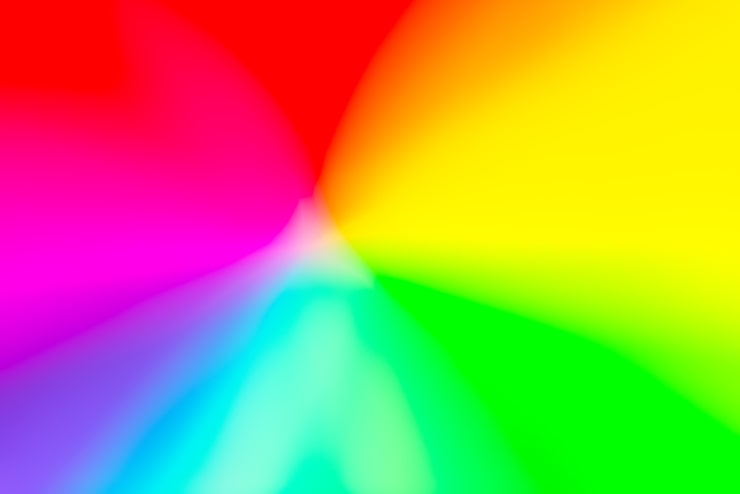
//> input picture 5.hafta/renkli.jpg, 740 x 494 px
$ ./gorev1   (built with g++ and OpenCV 4)
//> lines starting //> are read from the running program, lines starting //| are printed output that depends on the picture
#include <iostream>
#include <opencv2/opencv.hpp>
#include <vector>

using namespace std;
using namespace cv;

int main() {
    Mat resim = imread("/Users/tapz/Desktop/renkli.jpg", IMREAD_COLOR);
//> resim is the input picture: 494 rows x 740 cols, CV_8UC3; mean B, G, R 81.9, 156.6, 175.2
    if (resim.empty()) {
        cout << "HATA" << endl;
        return -1;
    }

    int hist_r[256] = {0};
    int hist_g[256] = {0};
    int hist_b[256] = {0};

    for (int y = 0; y < resim.rows; y++) {
        for (int x = 0; x < resim.cols; x++) {
            Vec3b pikseller = resim.at<Vec3b>(y, x);
            hist_b[pikseller[0]]++;
            hist_g[pikseller[1]]++;
            hist_r[pikseller[2]]++;
        }
    }
//> after the loop, hist_b = 256 values, max 108563 at index 0, min 0 at index 255, mean 1428; hist_g = 256 values, max 84673 at index 0, min 63 at index 17, mean 1428; hist_r = 256 values, max 122565 at index 255, min 169 at index 34, mean 1428

    int grafik_h = 512;
    int grafik_w = 512;

    int max_r = 0, max_g = 0, max_b = 0;
    for (int i = 0; i < 256; i++) {
        if (hist_r[i] > max_r) max_r = hist_r[i];
        if (hist_g[i] > max_g) max_g = hist_g[i];
        if (hist_b[i] > max_b) max_b = hist_b[i];
    }
//> this loop made 256 passes
//> (max_r, max_g, max_b) on pass 1: (46552, 84673, 108563)
//> max_r on passes 255 to 256: 59814, 122565
//> after the loop, max_r = 122565; max_g = 84673; max_b = 108563

    int bin_w = cvRound((double)grafik_w / 256);

    Mat hist_b_gorsel = Mat::zeros(grafik_h, grafik_w, CV_8UC3);
    Mat hist_g_gorsel = Mat::zeros(grafik_h, grafik_w, CV_8UC3);
    Mat hist_r_gorsel = Mat::zeros(grafik_h, grafik_w, CV_8UC3);

    for (int i = 0; i < 255; i++) {
        line(hist_b_gorsel, Point(i * bin_w, grafik_h - cvRound((double)hist_b[i] * grafik_h / max_b)),
              Point((i + 1) * bin_w, grafik_h - cvRound((double)hist_b[i + 1] * grafik_h / max_b)), Scalar(255, 0, 0), 2);

        line(hist_g_gorsel, Point(i * bin_w, grafik_h - cvRound((double)hist_g[i] * grafik_h / max_g)),
              Point((i + 1) * bin_w, grafik_h - cvRound((double)hist_g[i + 1] * grafik_h / max_g)), Scalar(0, 255, 0), 2);

        line(hist_r_gorsel, Point(i * bin_w, grafik_h - cvRound((double)hist_r[i] * grafik_h / max_r)),
              Point((i + 1) * bin_w, grafik_h - cvRound((double)hist_r[i + 1] * grafik_h / max_r)), Scalar(0, 0, 255), 2);
    }
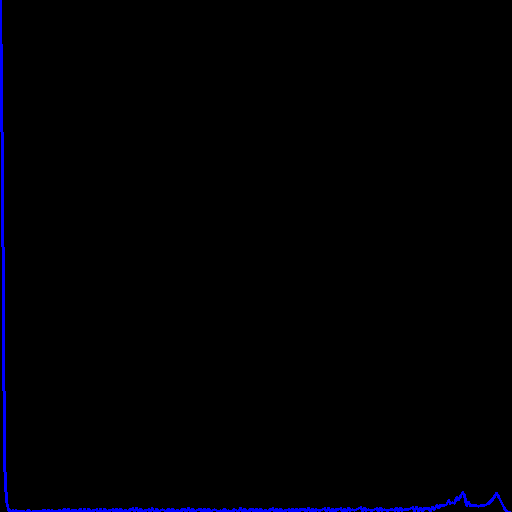
//> hist_b_gorsel: 512 rows x 512 cols, CV_8UC3; mean B, G, R 3.1, 0, 0
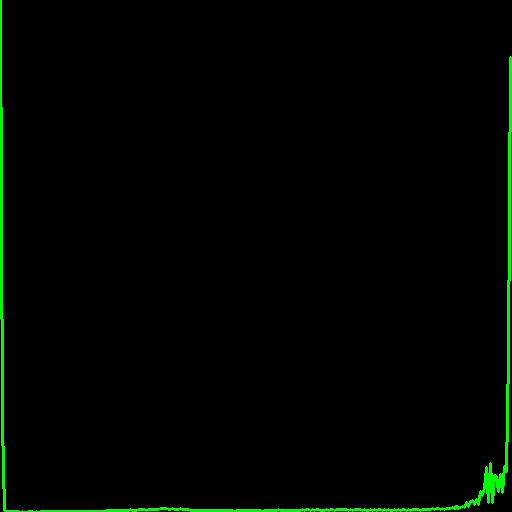
//> hist_g_gorsel: 512 rows x 512 cols, CV_8UC3; mean B, G, R 0, 4.4, 0
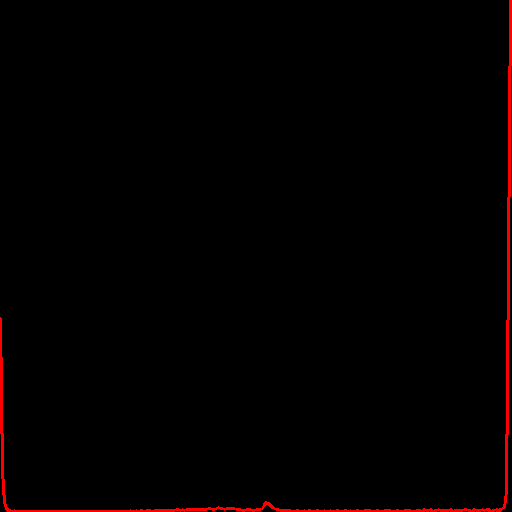
//> hist_r_gorsel: 512 rows x 512 cols, CV_8UC3; mean B, G, R 0, 0, 3.2

    imwrite("histogram_mavi.jpg", hist_b_gorsel);
    imwrite("histogram_yesil.jpg", hist_g_gorsel);
    imwrite("histogram_kirmizi.jpg", hist_r_gorsel);

    cout << "Basarili!" << endl;

    imshow("Orijinal Resim", resim);
    imshow("Mavi Kanal Histogrami", hist_b_gorsel);
    imshow("Yesil Kanal Histogrami", hist_g_gorsel);
    imshow("Kirmizi Kanal Histogrami", hist_r_gorsel);
    waitKey(0);

    return 0;
}

$ run again, with 5.hafta/5.haftagorev3.png saved as 5.hafta/renkli.jpg
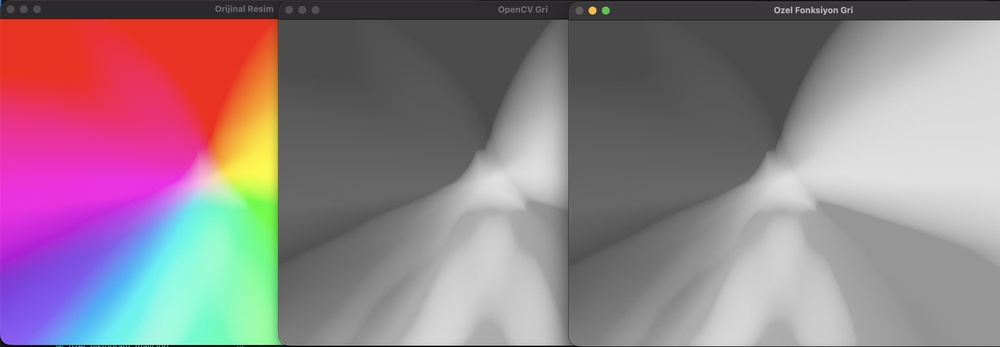
//> input picture 5.hafta/5.haftagorev3.png, 1000 x 347 px, shrunk from 3024 x 1050 before the run
//> resim is the input picture: 347 rows x 1000 cols, CV_8UC3; mean B, G, R 136.4, 127.9, 147
//> after the loop `for (int y = 0; y < resim.rows; y++)`: hist_b = 256 values, max 22037 at index 76, min 0 at index 251, mean 1355.5; hist_g = 256 values, max 21992 at index 76, min 1 at index 255, mean 1355.5; hist_r = 256 values, max 21719 at index 76, min 3 at index 26, mean 1355.5
//> the loop `for (int i = 0; i < 256; i++)` made 256 passes
//> (max_r, max_g, max_b) on passes 1, 77: (148, 44, 42), (21719, 21992, 22037)
//> after the loop `for (int i = 0; i < 256; i++)`: max_r = 21719; max_g = 21992; max_b = 22037
//> after the loop `for (int i = 0; i < 255; i++)`:
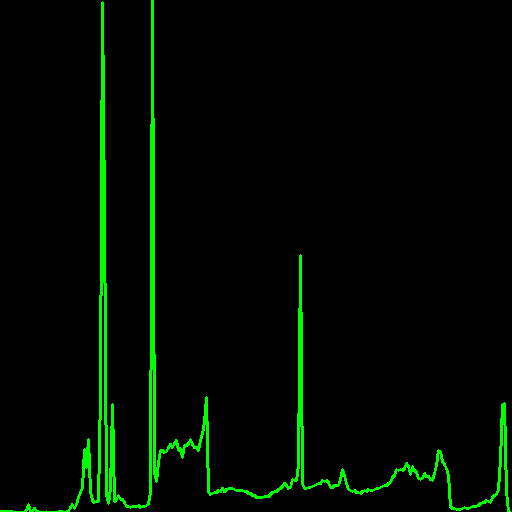
//> hist_g_gorsel: 512 rows x 512 cols, CV_8UC3; mean B, G, R 0, 9.7, 0
//> after the loop `for (int i = 0; i < 255; i++)`:
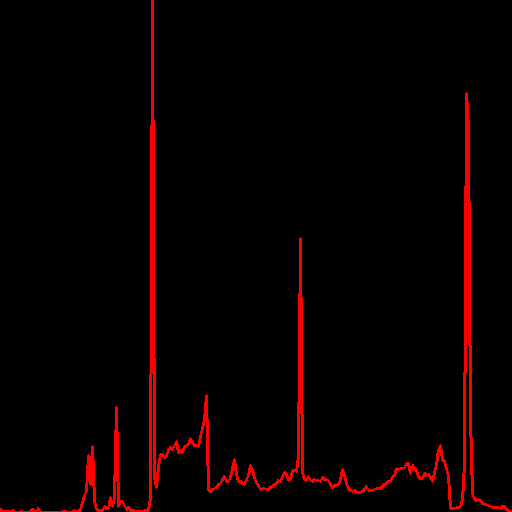
//> hist_r_gorsel: 512 rows x 512 cols, CV_8UC3; mean B, G, R 0, 0, 9.1
